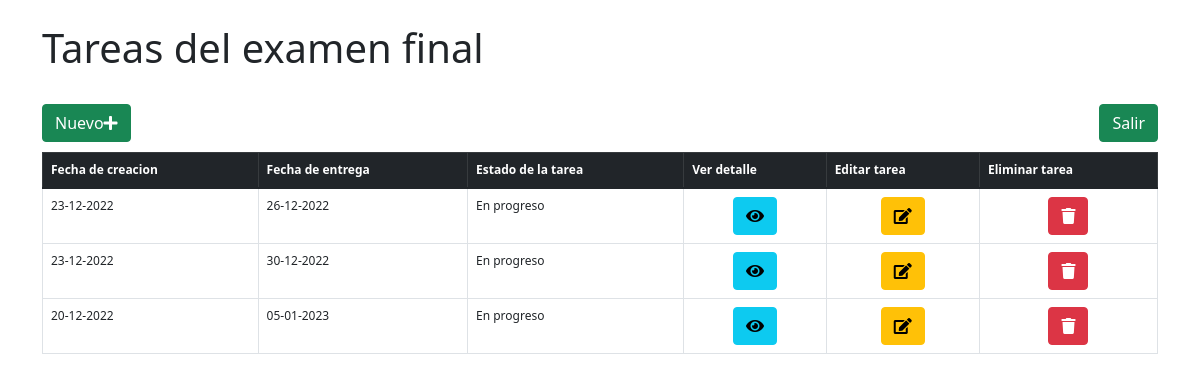
The page /examenFinal/dashboard on the database as committed earlier.
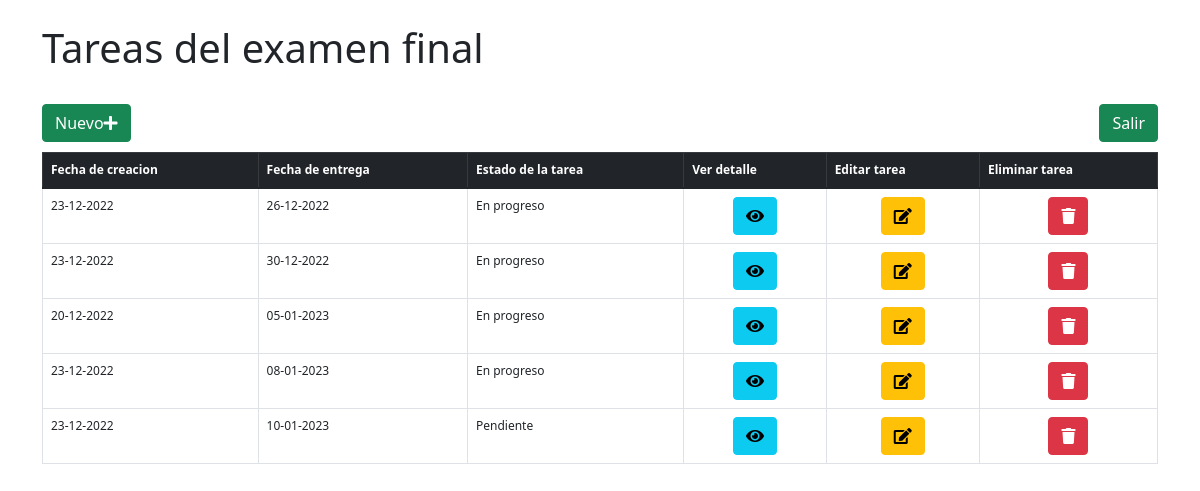
The same page on the database as committed later.
### examenFinal/models.py (models this page shows)
class tareasExamen(models.Model):
    fechaCreacion = models.CharField(max_length=256,default='24-09-2022')
    fechaEntrega = models.CharField(max_length=256,default='30-09-2022')
    descripcion = models.CharField(max_length=512,default='')
    estadoTarea = models.CharField(max_length=128,default='PROGRESO')

### examenFinal/views.py (the view)
# urls.py: path('dashboard',views.dashboard,name='dashboard'),
def dashboard(request):
    return render(request,'examenFinal/dashboard.html',{
        'tareas_totales':tareasExamen.objects.all().order_by('id')
    })

### examenFinal/templates/examenFinal/dashboard.html (shortened to what this page needs)
<!DOCTYPE html>
<html lang="es">
    <head>
        <link href="https://cdn.jsdelivr.net/npm/bootstrap@5.1.3/dist/css/bootstrap.min.css" rel="stylesheet">
        <link rel="stylesheet" href="https://use.fontawesome.com/releases/v5.8.1/css/all.css">
    </head>
    <body>
        <div class="container">
            <br>
            <h1>Tareas del examen final</h1>
            <br>
            <div>
                <a class="btn btn-success float-start" style="color: white;" data-bs-toggle="modal" data-bs-target="#nuevaTarea">Nuevo<i class="fa fa-plus"></i></a>
                <a class="btn btn-success float-end" style="color: white;" href="{% url 'examenFinal:index' %}">Salir</a>
            </div>
            <br>
            <br>
            <table class="table table-bordered table-hover" style="font-size: 12px;">
                <thead class="table-dark">
                    <tr>
                        <th scope="col">Fecha de creacion</th>
                        <th scope="col">Fecha de entrega</th>
                        <th scope="col">Estado de la tarea</th>
                        <th scope="col">Ver detalle</th>
                        <th scope="col">Editar tarea</th>
                        <th scope="col">Eliminar tarea</th>
                    </tr>
                </thead>
                <tbody>
                {% for tarea in tareas_totales %}
                <tr>
                    <td scope="row">{{ tarea.fechaCreacion }}</td>
                    <td>{{ tarea.fechaEntrega }}</td>
                    <td>{{ tarea.estadoTarea }}</td>
                    <td style="text-align: center;"><a id="{{ tarea.id }}" class="btn btn-info" style="color: black;" data-bs-toggle="modal" data-bs-target="#verDetalle" onclick="mostrarDetalle(this.id)"><i class="fa fa-eye"></i></a></td>
                    <td style="text-align: center;"><a id="{{ tarea.id }}" class="btn btn-warning" style="color: black;" data-bs-toggle="modal" data-bs-target="#editarTarea" onclick="editarTarea(this.id)"><i class="fa fa-edit"></i></a></td>
                    <td style="text-align: center;"><a id="{{ tarea.id }}" class="btn btn-danger" style="color: white;" onclick="eliminarTarea(this.id)"><i class="fa fa-trash"></i></a></td>
                </tr>
                {% endfor %}
                </tbody>
            </table>
        </div>
    </body>
</html>

Rows that differ between the two databases and show on the page:
added tareasExamen: fechaCreacion "23-12-2022", fechaEntrega "08-01-2023", estadoTarea "En progreso"
added tareasExamen: fechaCreacion "23-12-2022", fechaEntrega "10-01-2023", estadoTarea "Pendiente"
